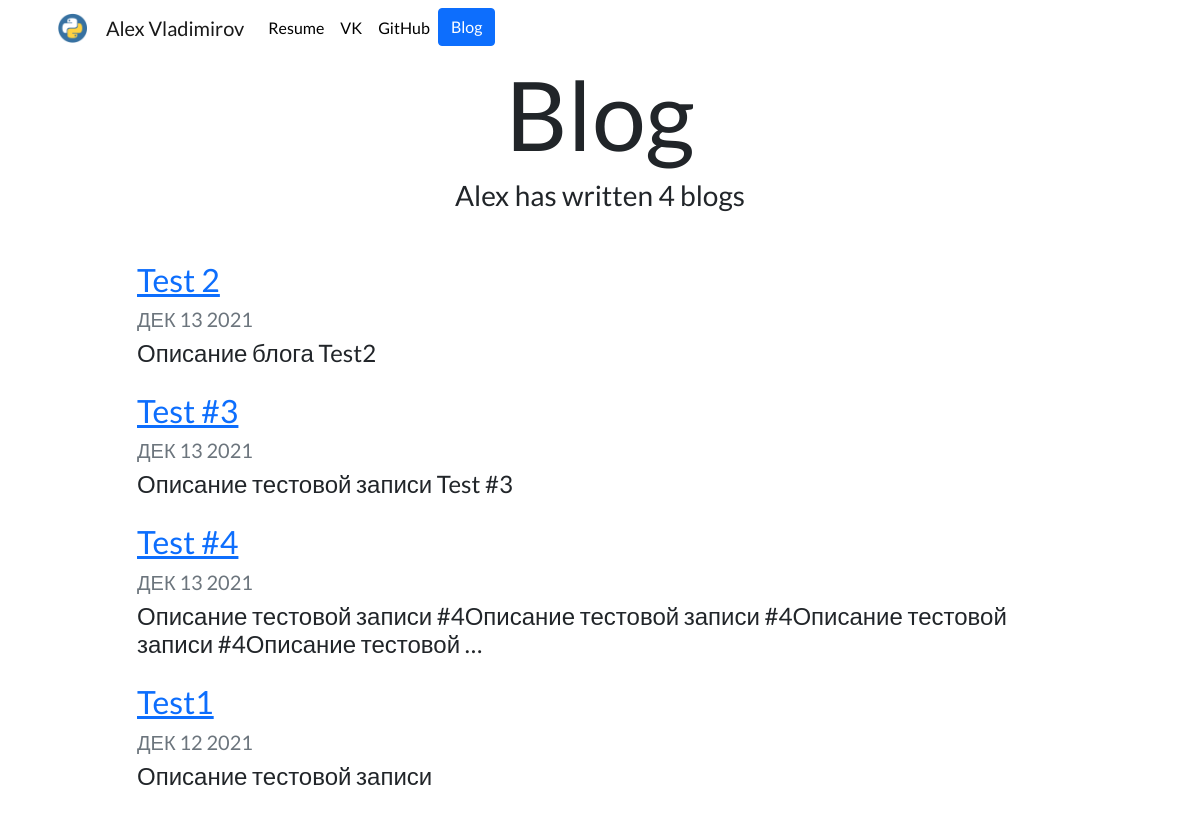
Screenshot of /blog/ with the database file from the repository.
### blog/models.py (models this page shows, shortened)
class Blog(models.Model):
    title = models.CharField(max_length=200)
    description = models.TextField(default=None)
    date = models.DateField(default=datetime.now)

### blog/views.py (the view)
# urls.py: path('', views.all_blogs, name='all_blogs'),
def all_blogs(request):
    blog = Blog.objects.order_by('-date')
    return render(request, 'blog/blog_home.html', {'blog':blog})

### blog/templates/blog/blog_home.html
{% extends 'portfolio/base.html' %}
{% load static %}
{% block content %}
<h1 id="blogtitle" class="font-weight-bold text-center">Blog</h1>
<h3 class="text-center mb-5">Alex has written {{ blog.count }} blog{{ blog.count|pluralize }}</h3>
{% for post in blog %}
    <div class="row justify-content-center my-3">
        <div class="col-md-10">
            <a href="{% url 'blog:detail' post.id %}">
                <h2>{{ post.title }}</h2>
            </a>
        <h5 class="text-muted">{{ post.date|date:'M d Y'|upper }}</h5>
        <h4>{{ post.description|striptags|truncatechars:100 }}</h4>
    </div>
</div>
{% endfor %}
{% endblock %}

### portfolio/static/portfolio/custom.css (style rules this page uses)
body { font-family: 'Lato', sans-serif; }
#blogtitle { font-size: 6rem; }

### rows the page displays
Blog: title "Test 2", date "ДЕК 13 2021", description "Описание блога Test2"
Blog: title "Test #3", date "ДЕК 13 2021", description "Описание тестовой записи Test #3"
Blog: title "Test #4", date "ДЕК 13 2021", description "Описание тестовой записи #4Описание тестовой записи #4Описание тестовой записи #4Описание тестовой …"
Blog: title "Test1", date "ДЕК 12 2021", description "Описание тестовой записи"

### other values shown
{{ blog.count }} "4"
